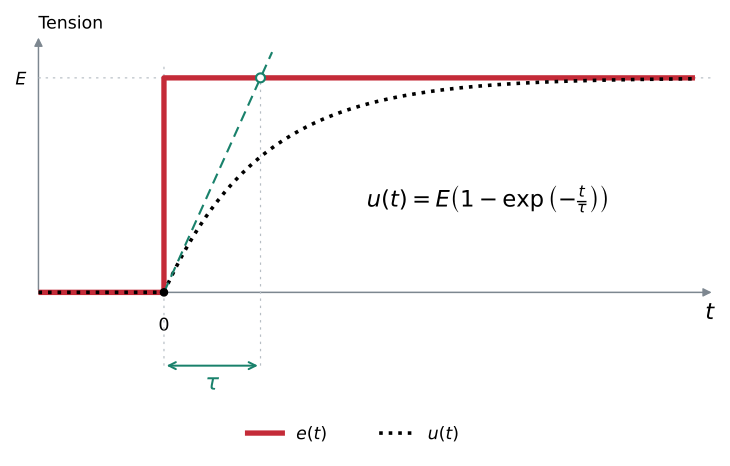

Python code for this plot:
"""Charge d'un condensateur initialement déchargé : échelon de 0 à E."""
from pathlib import Path
import os
os.environ.setdefault('MPLCONFIGDIR', '/tmp/matplotlib-rcmes')
import numpy as np
import matplotlib
matplotlib.use('Agg')
import matplotlib.pyplot as plt
from matplotlib.lines import Line2D

out = Path(__file__).resolve().parent
plt.rcParams.update({'font.family': 'DejaVu Sans', 'font.size': 13})
fig, ax = plt.subplots(figsize=(8, 5.5))
fig.subplots_adjust(left=.09, right=.97, bottom=.32, top=.84)
ink, red, grey = '#000000', '#c42b38', '#7d8790'
green = '#19816b'
guide_style = dict(color='#b7bec4', lw=.9, ls=(0, (2, 4)))
E, tau = 1., 1.
ax.set_xlim(-1.3, 5.7)
ax.set_ylim(-.06, 1.22)
ax.spines[:].set_visible(False)
ax.set_xticks([0], ['0'])
ax.set_yticks([E], [r'$E$'])
ax.tick_params(length=0, pad=9)
for end in [(5.7, 0), (-1.3, 1.2)]:
    ax.annotate('', xy=end, xytext=(-1.3, 0),
                arrowprops=dict(arrowstyle='-|>', color=grey, lw=1.1),
                annotation_clip=False, zorder=1)
ax.text(5.7, -.045, r'$t$', ha='right', va='top', fontsize=17)
ax.text(-1.3, 1.23, 'Tension', ha='left', fontsize=13)
ax.axhline(E, **guide_style)
ax.plot([0, 0], [0, 1.06], **guide_style)
# L'entrée est tracée sous la réponse, y compris sur le palier initial.
ax.plot([-1.3, 0, 0, 5.5], [0, 0, E, E], color=red, lw=4,
        zorder=3, solid_capstyle='butt')
ax.plot([-1.3, 0], [0, 0], color=ink, lw=2.7, ls=':', zorder=4)
t = np.linspace(0, 5.5*tau, 700)
u = E * (1-np.exp(-t/tau))
ax.plot(t, u, color=ink, lw=2.7, ls=':', zorder=4)
ax.scatter([0], [0], color=ink, s=30, zorder=6)
# Tangente à droite en zéro : E*t/tau ; elle atteint E au temps tau.
ax.plot([0, 1.12*tau], [0, 1.12*E], color=green,
        lw=1.6, ls=(0, (5, 3)), zorder=5)
ax.scatter([tau], [E], s=45, facecolors='white', edgecolors=green,
           linewidths=1.6, zorder=7)
row = -.22
trans = ax.get_xaxis_transform()
for x, level in [(0, 0), (tau, E)]:
    ax.plot([x, x], [row, (level+.06)/1.28], transform=trans,
            clip_on=False, **guide_style)
ax.annotate('', xy=(0, row), xytext=(tau, row), xycoords=trans,
            arrowprops=dict(arrowstyle='<->', color=green, lw=1.5),
            annotation_clip=False)
ax.text(.5*tau, row-.025, r'$\tau$', transform=trans,
        ha='center', va='top', fontsize=17, color=green)
ax.text(2.1, .40, r'$u(t)=E\left(1-\exp\left(-\frac{t}{\tau}\right)\right)$',
        fontsize=17, color=ink)
fig.legend([Line2D([], [], color=red, lw=4),
            Line2D([], [], color=ink, lw=2.7, ls=':')],
           [r'$e(t)$', r'$u(t)$'],
           loc='lower center', bbox_to_anchor=(.5, .03), ncol=2,
           frameon=False, columnspacing=3)
for label in ax.get_xticklabels():
    label.set_bbox(dict(facecolor='white', edgecolor='none', pad=1))
for ext in ('svg', 'png'):
    fig.savefig(out / f'{Path(__file__).stem}.{ext}', dpi=200,
                bbox_inches='tight', pad_inches=.16, facecolor='white')
plt.close(fig)
